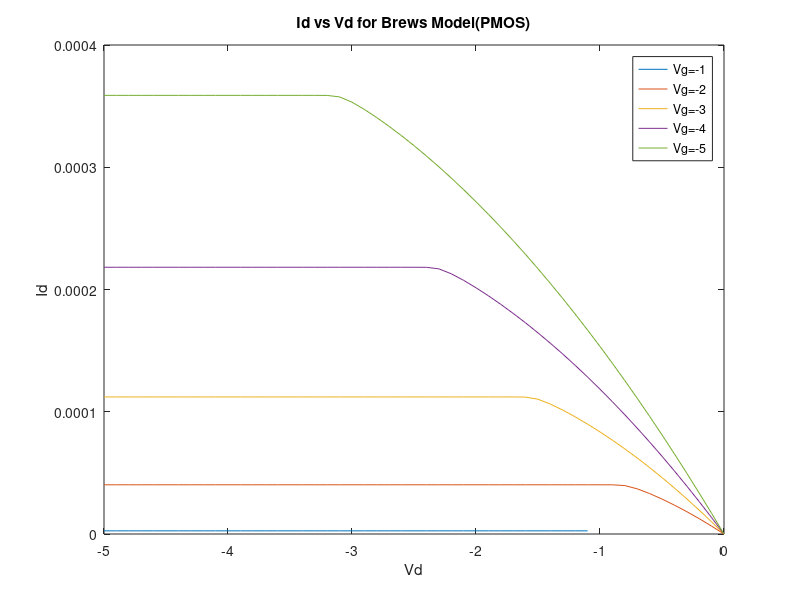

Source code (MATLAB):
% constants
q=1.6e-19;
eps_0=8.85e-12;
kT=26e-3*q;

% semiconductor
Nsub=3.5e17*1e6;
k_si=12;
ni=1.5e10*1e6;      
Eg=1.1*q;
eps_si=k_si*eps_0;
chi_si=4.05*q;
Na=abs(Nsub);
W=1e-6;
L=1e-6;
muf=100e-4;

% oxide
tox=10e-9;           % oxide thickness
k_ox=4; 
eps_ox=k_ox*eps_0; 
Cox=eps_ox/tox;

phi_m=chi_si/q+Eg/q;
phi_b=-sign(Nsub)*kT/q*log(abs(Nsub)/ni);
phi_s= chi_si/q + Eg/(2*q) + phi_b;
Vfb= phi_m - phi_s;    

% Brews solution at a Id = f_B(Vg,Vd)


% Vg=0:0.1:2;
% Vd=[0.1 1];



Vd=-5:0.1:0;
Vg=-5:1:-1;

for j=1:length(Vd)
for i=1:length(Vg)
    
QT = @(psi_s) Cox*(Vg(i) - Vfb - psi_s);
QD = @(psi_s) (2*eps_si*q*Na*psi_s).^0.5;
QI = @(psi_s) QT(psi_s) - QD(psi_s);
dVdpsi_s = @(psi_s) 1+2*kT/q*(Cox*QT(psi_s) + eps_si*q*Na)./((QT(psi_s)).^2-(QD(psi_s)).^2);
Vgf = @(psi_s,V) Vfb + psi_s - 1/Cox*(2*eps_si*kT*Na)^0.5*(q*-psi_s/kT + ni^2/Na^2*exp(q*(-psi_s+V)/kT)).^0.5;


psi_s_min= -Vg(i)-Vd(j)-abs(Vfb);
psi_s_max= Vg(i)+Vd(j)+abs(Vfb);
dpsi_s=-1e-3;


psi_svec= psi_s_min:dpsi_s:psi_s_max;

psi_ss = interp1(real(Vgf(psi_svec,0)),real(psi_svec),Vg(i));
psi_sd = interp1(real(Vgf(psi_svec,Vd(j))),real(psi_svec),Vg(i));

intf = @(psi_s) QI(psi_s).*dVdpsi_s(psi_s);

Id(i,j) = muf*W/L*integral(intf,psi_ss,psi_sd);

end
end


 
 
%Vg,Vd format
 figure(1);
 
  
 
plot(Vd,Id(5,:))
 hold on 
 plot(Vd,Id(4,:))
 hold on 
 plot(Vd,Id(3,:))
 hold on
 plot(Vd,Id(2,:))
 hold on
 plot(Vd,Id(1,:))
 
 xlabel('Vd');
 ylabel('Id');
title ('Id vs Vd for Brews Model(PMOS)')
legend('Vg=-1','Vg=-2','Vg=-3','Vg=-4','Vg=-5')
% xlim([-5,0])
 
 